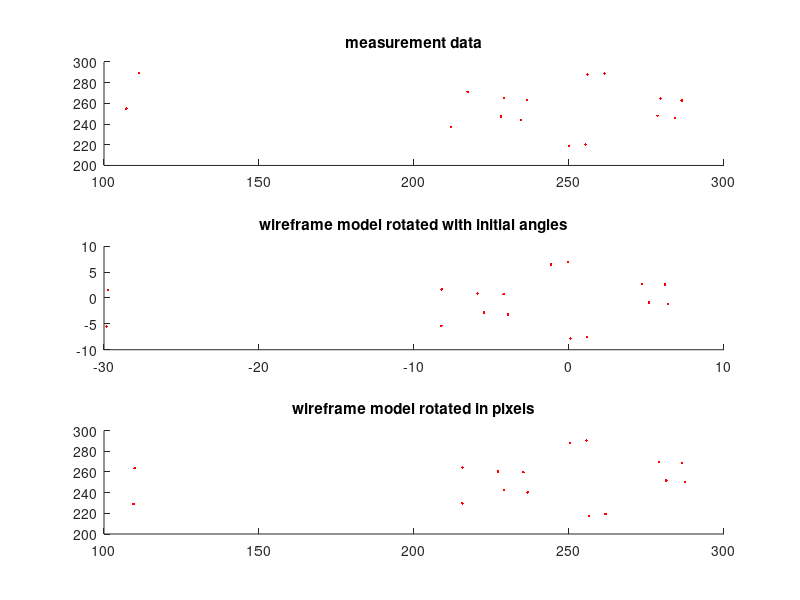

The MATLAB source for this figure:
%clear all;
%clc;

feature_data = importdata('features_data.txt'); %in pixels
feature_points = 1/100*importdata('feature_points.txt'); %in meters
n = 16;
alpha=-170/(180/pi);
beta=30/(180/pi);
gamma=-80/(180/pi);
pixel_size = 0.2037; %pixel in meters

R = [cos(alpha)*cos(beta) cos(alpha)*sin(beta)*sin(gamma)-sin(alpha)*cos(gamma) cos(alpha)*sin(beta)*cos(gamma)+sin(alpha)*sin(gamma);
     sin(alpha)*cos(beta) sin(alpha)*sin(beta)*sin(gamma)+cos(alpha)*cos(gamma) sin(alpha)*sin(beta)*cos(gamma)-cos(alpha)*sin(gamma);
     -sin(beta) cos(beta)*sin(gamma) cos(beta)*cos(gamma)];
datapoint = 1; % which measurement it is

%% Calculate the Centroid of the Feature Data
centroid_pix = [0 0]';
for i=1:36
    for j=1:n
        centroid_pix = centroid_pix + [feature_data(i,2*j-1); feature_data(i,2*j)];
    end
end 
centroid_pix = centroid_pix/(36*n);

%% Calculate all points
for i=1:n
   point(i).pix(1) = feature_data(datapoint,2*i-1);
   point(i).pix(2) = feature_data(datapoint,2*i);
   point(i).model(1) = feature_points(1,i);
   point(i).model(2) = feature_points(2,i);
   point(i).model(3) = feature_points(3,i);
   point(i).model_modified = R*feature_points(:,i);
   point(i).model_modified_pix = point(i).model_modified/pixel_size;
   point(i).model_modified_pix_true = point(i).model_modified_pix(1:2)+centroid_pix;

end

%% Do Plotting
figure;
subplot(3,1,1);
title('measurement data')
hold on
for i=1:n
   plot(point(i).pix(1),point(i).pix(2),'.','color',[1 0 0]);
end
subplot(3,1,2);
title('wireframe model rotated with initial angles')
hold on;
for i=1:n
    plot(point(i).model_modified(1),point(i).model_modified(2),'.','color',[1 0 0]);
end
subplot(3,1,3);
title('wireframe model rotated in pixels')
hold on;
for i=1:n
    plot(point(i).model_modified_pix_true(1),point(i).model_modified_pix_true(2),'.','color',[1 0 0]);
end